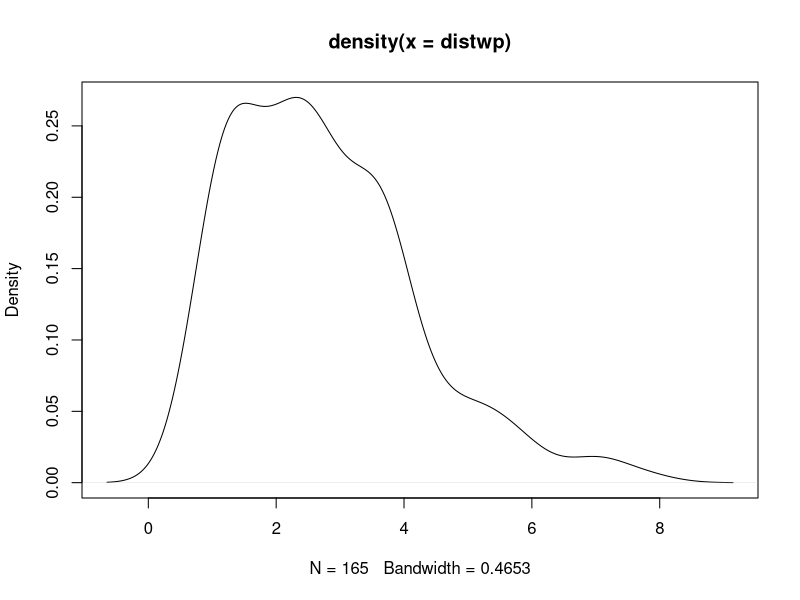
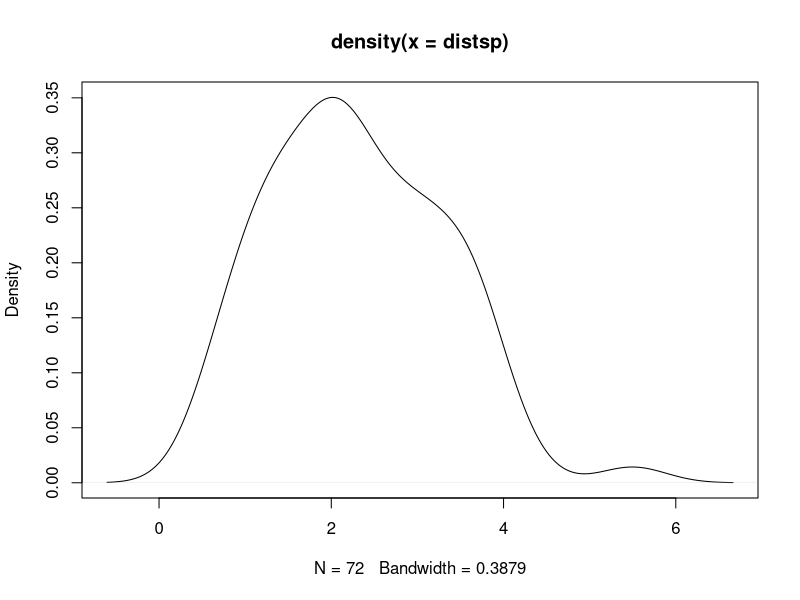
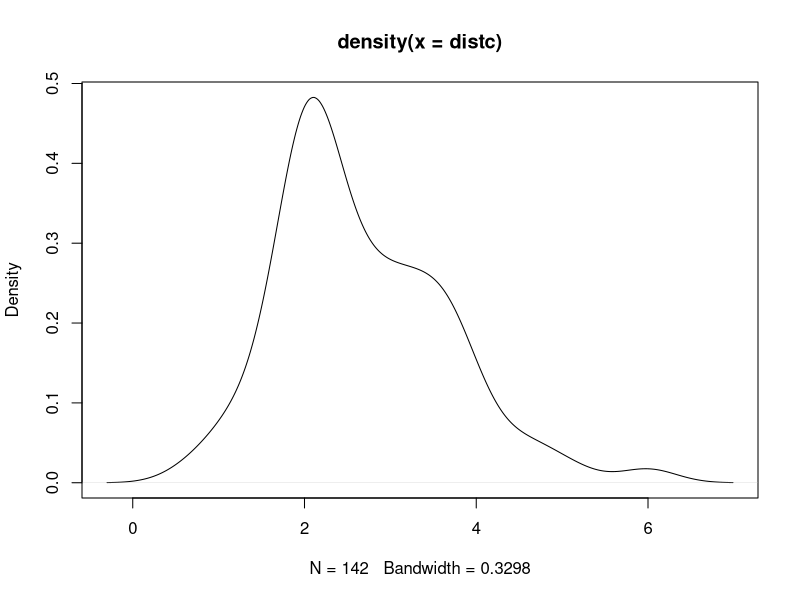
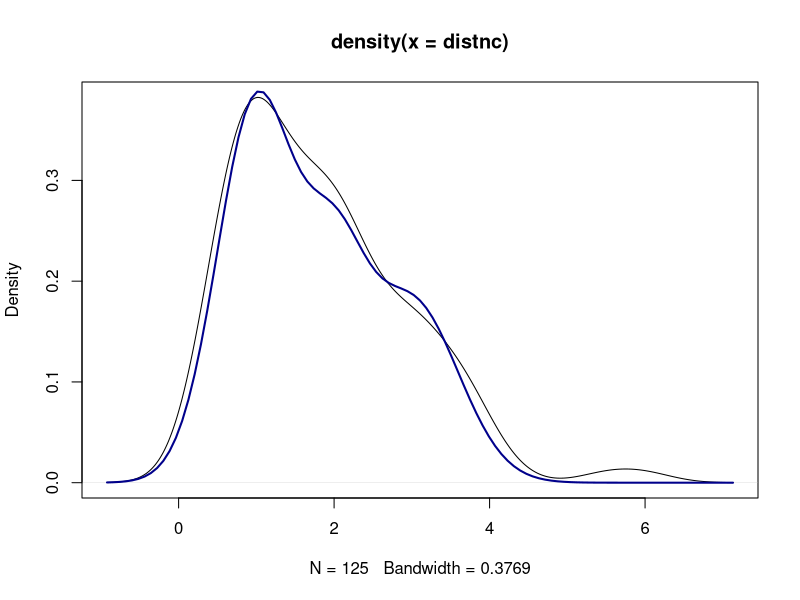

Generate these figures, in order, with R:
data = read.csv(file = "tdata.csv", header=TRUE)
distwp = data[1]
distwp = distwp[!is.na(distwp)]
distsp = data[2]
distsp = distsp[!is.na(distsp)]
distc = data[3]
distc = distc[!is.na(distc)]
distnc = data[4]
distnc = distnc[!is.na(distnc)]

# hist(distwp,breaks=ceiling(max(distwp)),
#      col=rgb(0,0,1,1/4),xlab="Distance of Walking Pedastrian", 
#      cex.lab=1.3,cex.axis=1.3, col.axis="blue")
# 
# hist(distsp,breaks=ceiling(max(distsp)),
#      col=rgb(0,0,1,1/4),xlab="Distance of Standing Pedastrian", 
#      cex.lab=1.3,cex.axis=1.3, col.axis="blue")
# curve(10*dbeta(x/6,1.5,2.5), 
#       col="darkblue", lwd=2, add=TRUE, yaxt="n")
# 
# hist(distc,breaks=ceiling(max(distc)),
#      col=rgb(0,0,1,1/4),xlab="Distance of Car", 
#      cex.lab=1.3,cex.axis=1.3, col.axis="blue")
# curve(length(distc)*dnorm(x,mean=mean(distc), sd = sd(distc)), 
#       col="darkblue", lwd=2, add=TRUE, yaxt="n")

density_wp = density(distwp)
density_sp = density(distsp)
density_c = density(distc)
density_nc = density(distnc)
plot(density_wp)
plot(density_sp)
plot(density_c)
plot(density_nc)
curve(0.475*dnorm(x,mean=1,sd=0.5)+0.18*dnorm(x,mean=2,sd=0.4)+0.27*dnorm(x,mean=3,sd=0.6),
      col="darkblue", lwd=2, add=TRUE, yaxt="n")




